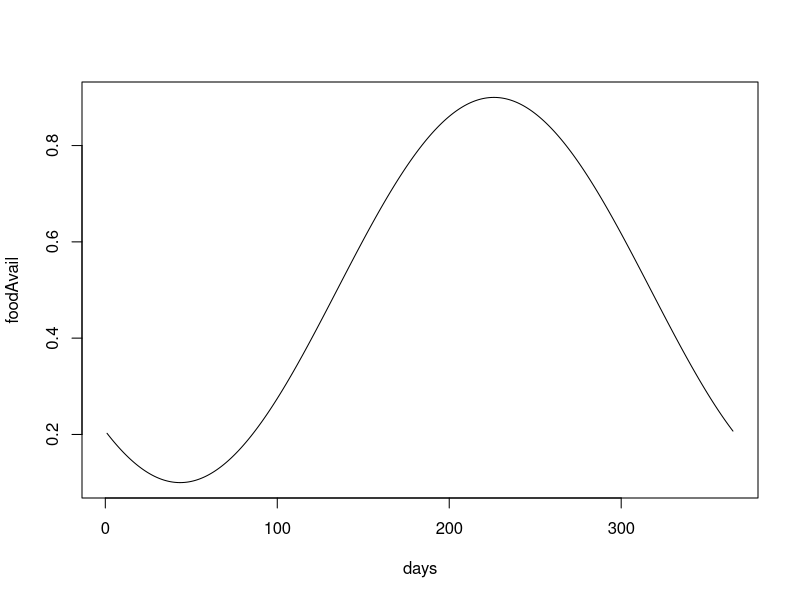

This chart was generated by the following R code: (Note: this script raises an error after producing the figure.)
setwd("/Users/Nick/mysisModeling")
# Code for a simple food availability model based upon the assumptions of higher pelagic food quality
# in the summer. 

#First we set up some user defined variables. 
min       = 0.1 #minimum food availability value
max       = 0.9 #max 
highDay   = 226 #Number of days into the year that the max food availability is (226 is aug 15)

#Now we generate the others
scaler    = (max - min)/2 #range divided by two
heightAdj = (max + min)/2 #average value
days      = 1:365 #Set up a day vector to loop over
#A variable that ranges from 0 (totally benthic) to 1 (totally pelagic) indicating food availability.
foodAvail = NULL  

#Quick loop to generate the data. 
for (day in days){
  foodAvail = c(foodAvail, scaler * cos( (1/365)*2*pi * (day - highDay)) + heightAdj)
}

plot(days,foodAvail, type = "l")

write.csv(foodAvail, "data/foodAvailDay.csv", row.names=FALSE)
